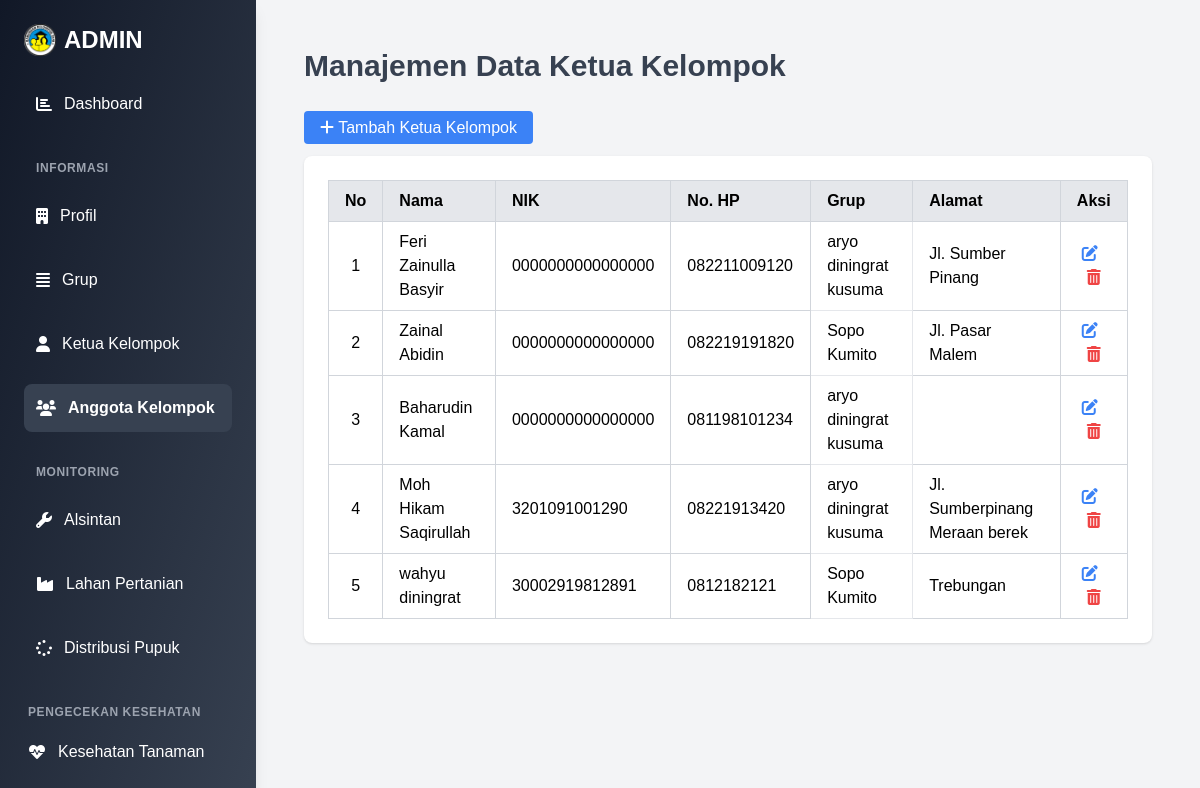
The page /administrator/anggota/ on the database as committed earlier.
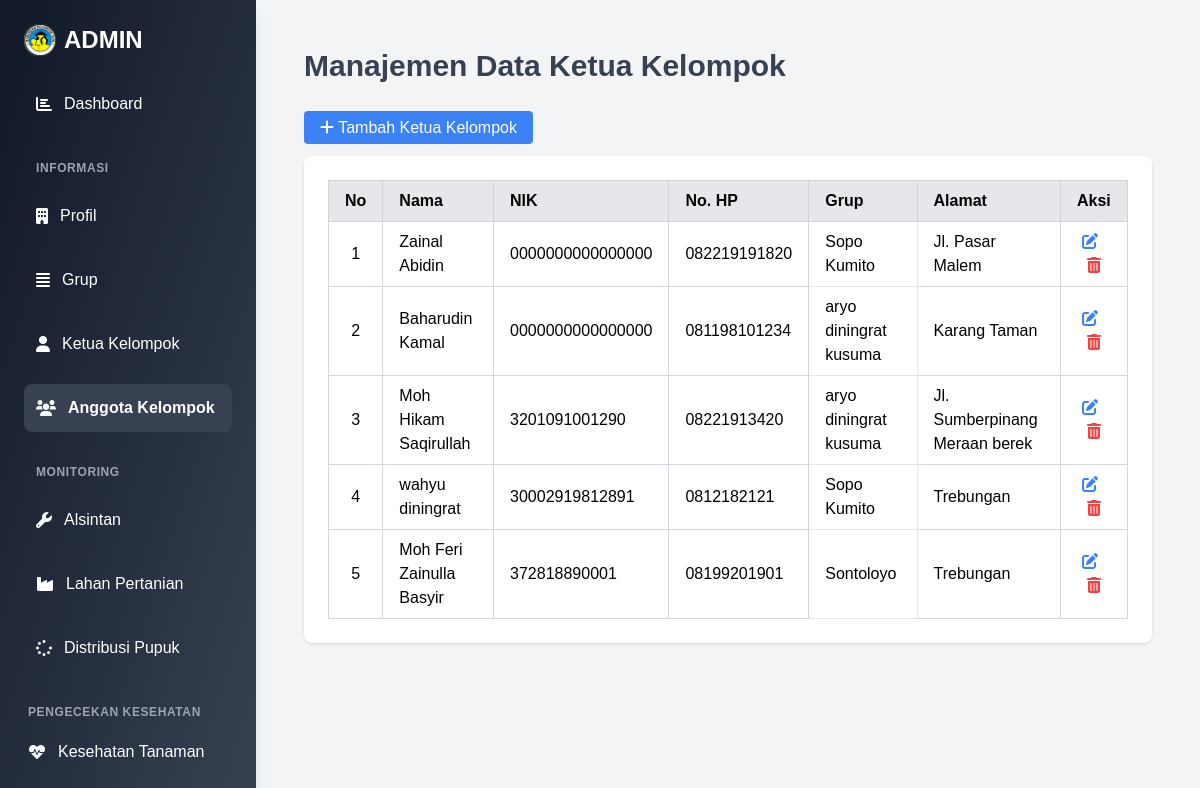
The same page on the database as committed later.
### administrator/models.py (models this page shows, shortened)
class Petani(models.Model):
    grup = models.ForeignKey(Grup, on_delete=models.CASCADE, related_name='anggota')
    nama = models.CharField(max_length=100)
    nik = models.CharField(max_length=100, default="0000000000000000")
    no_hp = models.CharField(max_length=15)
    alamat = RichTextField(blank=True, null=True)
    created_at = models.DateField(default=timezone.now)
    slug = models.SlugField(max_length=200,null=True,blank=True, unique=True)
    class Meta:
        verbose_name_plural ="Data Petani"

class Grup(models.Model):
    nama = models.CharField(max_length=100, unique=True)
    aktif = models.BooleanField(default=True)
    slug = models.SlugField(max_length=200, null=True,blank=True, unique=True)
    class Meta:
        verbose_name_plural ="Data Grup"

### administrator/views.py (the view)
# urls.py: path('anggota/', views.anggotaadmin, name='anggotaadmin'),
def anggotaadmin(request):
    anggota =  Petani.objects.all()
    anggota_gapoktan_list = KetuaGapoktan.objects.all()
    context = {
            "judul": "Data Petani",
            "menu":"anggota",
            "anggota_list":anggota,
            "anggota_gapoktan_list": anggota_gapoktan_list,
        }
    return render(request, 'anggotaadmin.html', context)

### administrator/templates/anggotaadmin.html (shortened to what this page needs)
{% extends "baseadmin.html" %}
{% load static %}
{% block content %}
<div class="overflow-x-auto flex-1 p-6 transition-all duration-200 ease-in-out">
    <header class="mb-8">
        <h1 class="text-3xl font-bold text-gray-700">Manajemen Data Ketua Kelompok</h1>
    </header>
    <a href="{% url 'formanggotaadmin' %}" class="bg-blue-500 text-white px-4 py-2 rounded hover:bg-blue-600">
        <i class="fas fa-plus"></i> Tambah Ketua Kelompok
    </a>
    <div class="overflow-x-auto bg-white shadow rounded-lg p-6 mt-4">
        <table class="table-auto w-full border-collapse border border-gray-300">
            <thead>
                <tr class="bg-gray-200 text-left">
                    <th class="px-4 py-2 border border-gray-300">No</th>
                    <th class="px-4 py-2 border border-gray-300">Nama</th>
                    <th class="px-4 py-2 border border-gray-300">NIK</th>
                    <th class="px-4 py-2 border border-gray-300">No. HP</th>
                    <th class="px-4 py-2 border border-gray-300">Grup</th>
                    <th class="px-4 py-2 border border-gray-300">Alamat</th>
                    <th class="px-4 py-2 border border-gray-300 text-center">Aksi</th>
                </tr>
            </thead>
            <tbody>
                {% for anggota in anggota_list %}
                <tr class="hover:bg-gray-100">
                    <td class="px-4 py-2 border border-gray-300 text-center">{{ forloop.counter }}</td>
                    <td class="px-4 py-2 border border-gray-300">{{ anggota.nama }}</td>
                    <td class="px-4 py-2 border border-gray-300">{{ anggota.nik }}</td>
                    <td class="px-4 py-2 border border-gray-300">{{ anggota.no_hp }}</td>
                    <td class="px-4 py-2 border">
                        {{ anggota.grup.nama }}
                    </td>
                    <td class="px-4 py-2 border border-gray-300">{{ anggota.alamat|safe }}</td>
                    <td class="px-4 py-2 border border-gray-300 text-center">
                        <a href="{% url 'editanggotaadmin' anggota.id %}" class="text-blue-500 hover:text-blue-700 mr-2">
                            <i class="fas fa-edit"></i>
                        </a>
                        <form action="{% url 'deleteanggotaadmin' anggota.id %}" method="post" class="inline">
                            <button type="submit" onclick="return confirm('Yakin ingin menghapus data ini?')" class="text-red-500 hover:text-red-700">
                                <i class="fas fa-trash-alt"></i>
                            </button>
                        </form>
                    </td>
                </tr>
                {% empty %}
                <tr>
                    <td colspan="7" class="text-center px-4 py-2 border text-gray-500 italic">Belum ada data anggota kelompok.</td>
                </tr>
                {% endfor %}
            </tbody>
        </table>
    </div>
</div>
{% endblock content %}

Rows that differ between the two databases and show on the page:
removed Petani: nama "Feri Zainulla Basyir", nik "0000000000000000", no_hp "082211009120", grup.nama "aryo diningrat kusuma", alamat "Jl. Sumber Pinang"
changed Petani "Baharudin Kamal": alamat (not shown) → "Karang Taman"
added Petani: nama "Moh Feri Zainulla Basyir", nik "372818890001", no_hp "08199201901", grup.nama "Sontoloyo", alamat "Trebungan"
